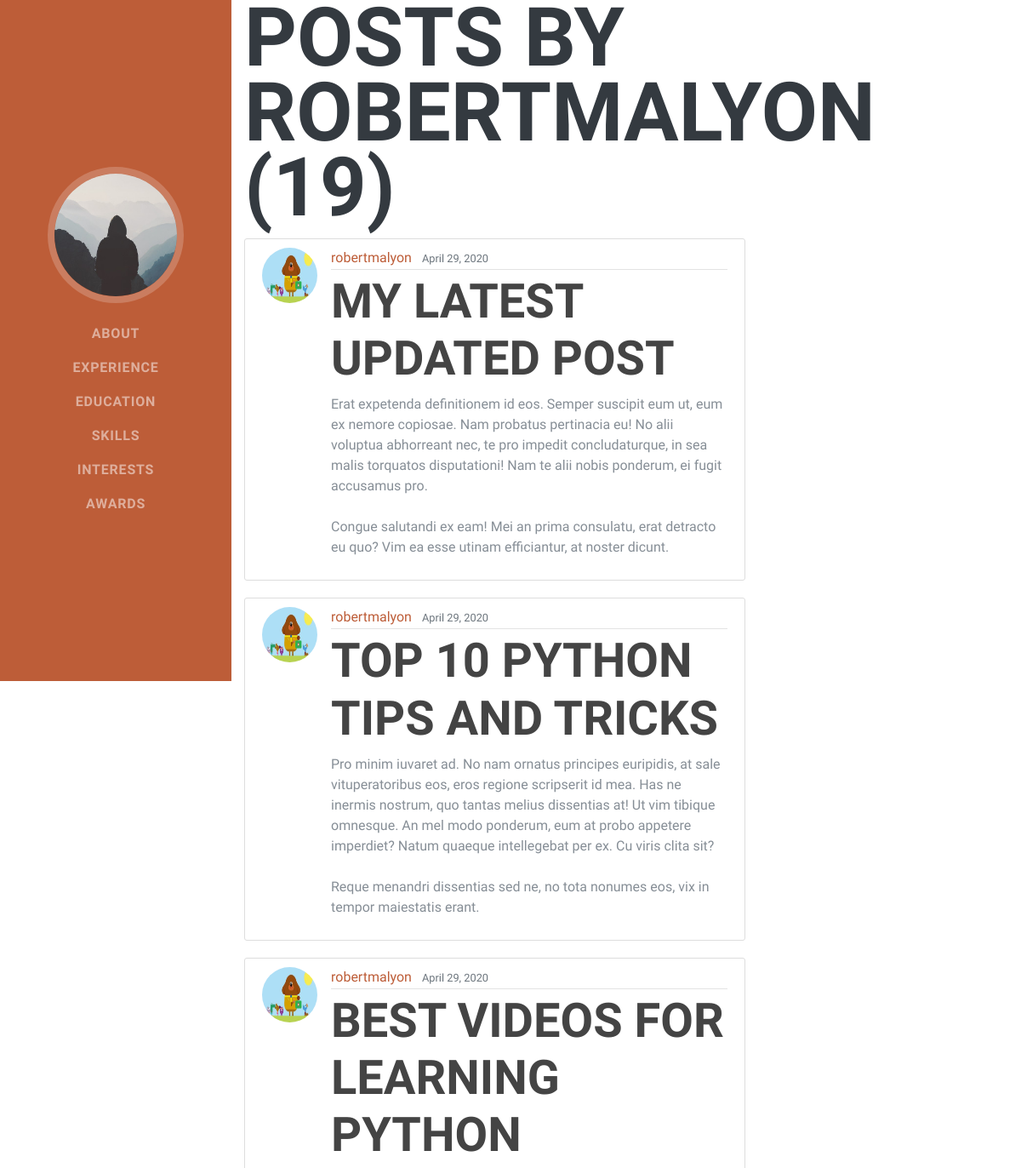
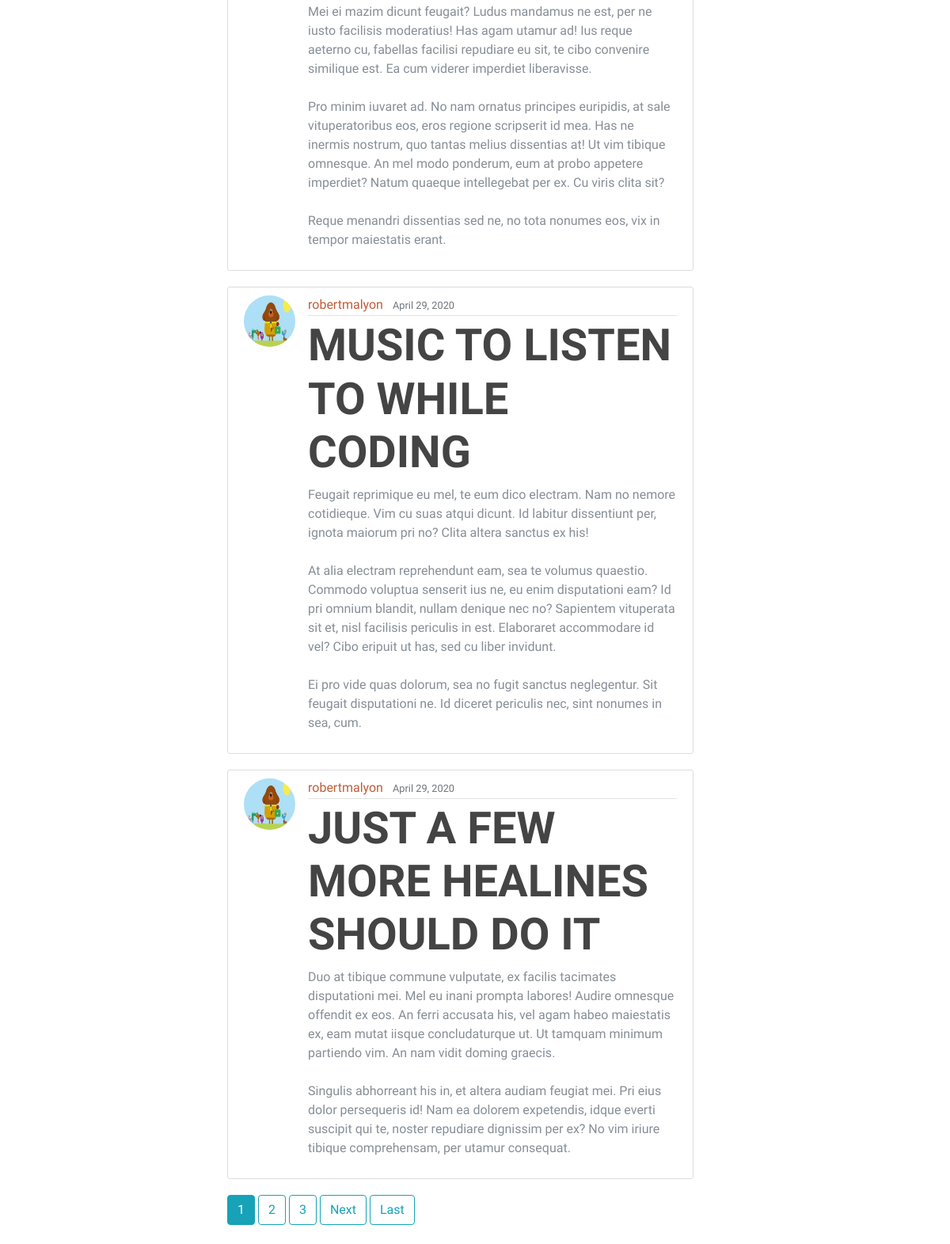
Page /blog/user/robertmalyon on the committed database (2 pictures, top to bottom).
### blog/models.py (models this page shows, shortened)
class Post(models.Model):
    title = models.CharField(max_length=100)
    content = models.TextField()
    date_posted = models.DateTimeField(default=timezone.now)
    author = models.ForeignKey(User, on_delete=models.CASCADE)

### users/models.py (models this page shows, shortened)
class Profile(models.Model):
    user = models.OneToOneField(User, on_delete=models.CASCADE)
    image = models.ImageField(default='default.jpg', upload_to='profile_pics')

### blog/views.py (the view)
# urls.py: path('user/<username>', UserPostListView.as_view(), name='user-posts'),
class UserPostListView(ListView):
    model = Post
    template_name = 'blog/user_posts.html'
    context_object_name = 'posts'
    paginate_by = 5
    def get_queryset(self):
        user = get_object_or_404(User, username=self.kwargs.get('username'))
        return Post.objects.filter(author=user).order_by('-date_posted')

### blog/templates/blog/user_posts.html (shortened to what this page needs)
{% extends "blog/base.html" %}
{% block content %}
    <h1 class="mb-3">Posts by {{ view.kwargs.username }} ({{ page_obj.paginator.count }})</h1>
    {% for post in posts %}
        <article class="media content-section">
        <img class="rounded-circle article-img" src="{{ post.author.profile.image.url }}">
            <div class="media-body">
            <div class="article-metadata">
                <a class="mr-2" href="{% url 'user-posts' post.author.username %}">{{ post.author }}</a>
                <small class="text-muted">{{ post.date_posted|date:"F d, Y" }}</small>
            </div>
            <h2><a class="article-title" href="{% url 'post-detail' post.id %}">{{ post.title }}</a></h2>
            <p class="article-content">{{ post.content }}</p>
            </div>
        </article>
    {% endfor %}
    {% if is_paginated %}
        {% for num in page_obj.paginator.page_range %}
            {% if page_obj.number == num %}
                <a class="btn btn-info mb-4" href="?page={{ num }}">{{ num }}</a>
            {% elif num > page_obj.number|add:'-3' and num < page_obj.number|add:'3' %}
                <a class="btn btn-outline-info mb-4" href="?page={{ num }}">{{ num }}</a>
            {% endif %}
        {% endfor %}
        {% if page_obj.has_next %}
            <a class="btn btn-outline-info mb-4" href="?page={{ page_obj.next_page_number }}">Next</a>
            <a class="btn btn-outline-info mb-4" href="?page={{ page_obj.paginator.num_pages }}">Last</a>
        {% endif %}
    {% endif %}
{% endblock content %}

### blog/static/blog/main.css (style rules this page uses)
.content-section { background: #ffffff; padding: 10px 20px; border: 1px solid #dddddd; border-radius: 3px; margin-bottom: 20px; }
.article-title { color: #444444; }
.article-content { white-space: pre-line; }
.article-img { height: 65px; width: 65px; margin-right: 16px; }
.article-metadata { padding-bottom: 1px; margin-bottom: 4px; border-bottom: 1px solid #e3e3e3; }
body { font-family: "Muli", -apple-system, BlinkMacSystemFont, "Segoe UI", Roboto, "Helvetica Neue", Arial, sans-serif, "Apple Color Emoji", "Segoe UI Emoji", "Segoe UI Symbol", "Noto Color Emoji"; padding-top: 54px; color: #868e96; }
@media (min-width: 992px) { body { padding-top: 0; padding-left: 17rem; } }
h1, h2, h3, h4, h5, h6 { font-family: "Saira Extra Condensed", -apple-system, BlinkMacSystemFont, "Segoe UI", Roboto, "Helvetica Neue", Arial, sans-serif, "Apple Color Emoji", "Segoe UI Emoji", "Segoe UI Symbol", "Noto Color Emoji"; font-weight: 700; text-transform: uppercase; color: #343a40; }
h1 { font-size: 6rem; line-height: 5.5rem; }
h2 { font-size: 3.5rem; }
a { color: #bd5d38; }

### rows in the picture
Post: author.profile.image (picture), author "robertmalyon", date_posted "April 29, 2020", title "MY LATEST UPDATED POST", content "Erat expetenda definitionem id eos. Semper suscipit eum ut, eum ex nemore copiosae. Nam probatus pertinacia eu! No alii voluptua abhorreant nec, te pro impedit concludaturque, in sea malis torquatos disputationi! Nam te alii nobis ponderum, ei fugit accusamus pro. Congue salutandi ex eam! Mei an prima consulatu, erat detracto eu quo? Vim ea esse utinam efficiantur, at noster dicunt."
Post: author.profile.image (picture), author "robertmalyon", date_posted "April 29, 2020", title "TOP 10 PYTHON TIPS AND TRICKS", content "Pro minim iuvaret ad. No nam ornatus principes euripidis, at sale vituperatoribus eos, eros regione scripserit id mea. Has ne inermis nostrum, quo tantas melius dissentias at! Ut vim tibique omnesque. An mel modo ponderum, eum at probo appetere imperdiet? Natum quaeque intellegebat per ex. Cu viris clita sit? Reque menandri dissentias sed ne, no tota nonumes eos, vix in tempor maiestatis erant."
Post: author.profile.image (picture), author "robertmalyon", date_posted "April 29, 2020", title "BEST VIDEOS FOR LEARNING PYTHON", content "Mei ei mazim dicunt feugait? Ludus mandamus ne est, per ne iusto facilisis moderatius! Has agam utamur ad! Ius reque aeterno cu, fabellas facilisi repudiare eu sit, te cibo convenire similique est. Ea cum viderer imperdiet liberavisse. Pro minim iuvaret ad. No nam ornatus principes euripidis, at sale vituperatoribus eos, eros regione scripserit id mea. Has ne inermis nostrum, quo tantas melius dissentias at! Ut vim tibique omnesque. An mel modo ponderum, eum at probo appetere imperdiet? Natum quaeque intellegebat per ex. Cu viris clita sit? Reque menandri dissentias sed ne, no tota nonumes eos, vix in tempor maiestatis erant."
Post: author.profile.image (picture), author "robertmalyon", date_posted "April 29, 2020", title "MUSIC TO LISTEN TO WHILE CODING", content "Feugait reprimique eu mel, te eum dico electram. Nam no nemore cotidieque. Vim cu suas atqui dicunt. Id labitur dissentiunt per, ignota maiorum pri no? Clita altera sanctus ex his! At alia electram reprehendunt eam, sea te volumus quaestio. Commodo voluptua senserit ius ne, eu enim disputationi eam? Id pri omnium blandit, nullam denique nec no? Sapientem vituperata sit et, nisl facilisis periculis in est. Elaboraret accommodare id vel? Cibo eripuit ut has, sed cu liber invidunt. Ei pro vide quas dolorum, sea no fugit sanctus neglegentur. Sit feugait disputationi ne. Id diceret periculis nec, sint nonumes in sea, cum."
Post: author.profile.image (picture), author "robertmalyon", date_posted "April 29, 2020", title "JUST A FEW MORE HEALINES SHOULD DO IT", content "Duo at tibique commune vulputate, ex facilis tacimates disputationi mei. Mel eu inani prompta labores! Audire omnesque offendit ex eos. An ferri accusata his, vel agam habeo maiestatis ex, eam mutat iisque concludaturque ut. Ut tamquam minimum partiendo vim. An nam vidit doming graecis. Singulis abhorreant his in, et altera audiam feugiat mei. Pri eius dolor persequeris id! Nam ea dolorem expetendis, idque everti suscipit qui te, noster repudiare dignissim per ex? No vim iriure tibique comprehensam, per utamur consequat."

### other values in the picture
{{ view.kwargs.username }} "ROBERTMALYON"
{{ page_obj.paginator.count }} "19"
{{ num }} "1"
{{ num }} "2" "3"
